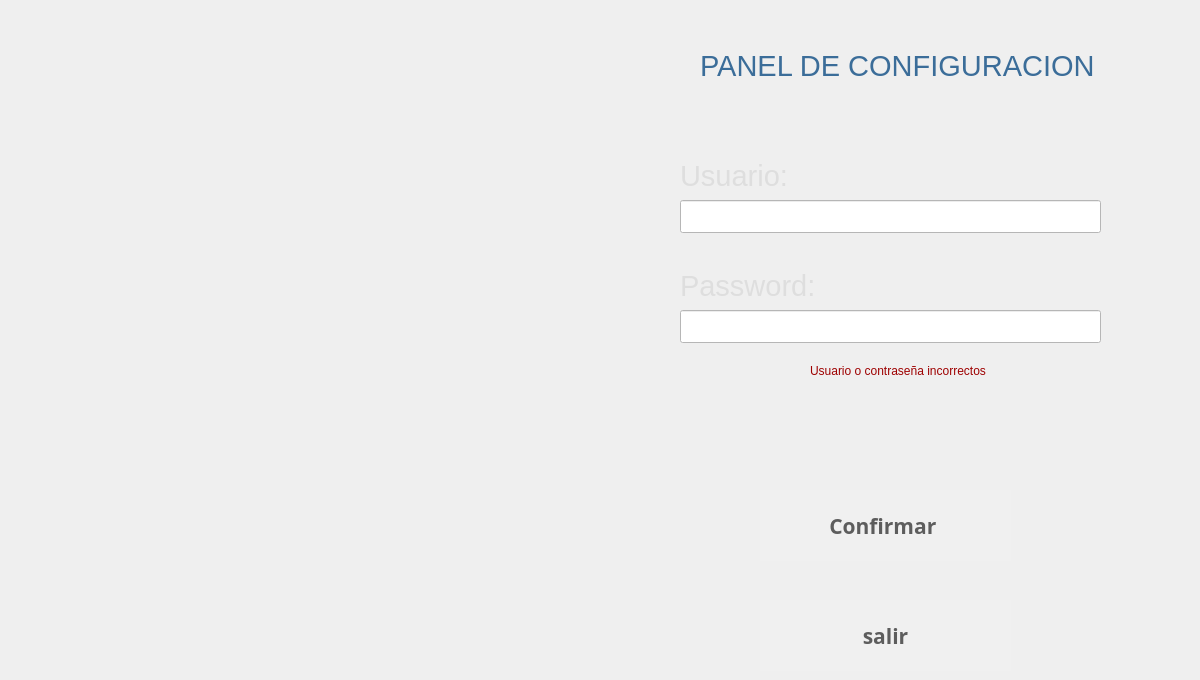
   <widget class="QWidget" name="page_19">
    <widget class="QPushButton" name="bentrar">
     <property name="geometry">
      <rect>
       <x>760</x>
       <y>490</y>
       <width>251</width>
       <height>71</height>
      </rect>
     </property>
     <property name="font">
      <font>
       <family>Ubuntu Mono</family>
       <pointsize>16</pointsize>
       <weight>75</weight>
       <italic>false</italic>
       <bold>true</bold>
       <underline>false</underline>
      </font>
     </property>
     <property name="toolTip">
      <string>Ayuda</string>
     </property>
     <property name="whatsThis">
      <string extracomment="help"/>
     </property>
     <property name="styleSheet">
      <string notr="true">background-color:rgb(240, 240, 240);
color:rgb(93, 93, 93);
border-radius:80%</string>
     </property>
     <property name="text">
      <string>Confirmar </string>
     </property>
     <property name="icon">
      <iconset>
       <normaloff>../../../../../cajsSATELITE/eum/app/cajeroF/iconos/fl.png</normaloff>../../../../../cajsSATELITE/eum/app/cajeroF/iconos/fl.png</iconset>
     </property>
     <property name="iconSize">
      <size>
       <width>40</width>
       <height>40</height>
      </size>
     </property>
     <property name="toolTipDuration" stdset="0">
      <number>3</number>
     </property>
    </widget>
    <widget class="QPushButton" name="bsalirLogin">
     <property name="geometry">
      <rect>
       <x>760</x>
       <y>600</y>
       <width>251</width>
       <height>71</height>
      </rect>
     </property>
     <property name="font">
      <font>
       <family>Ubuntu Mono</family>
       <pointsize>16</pointsize>
       <weight>75</weight>
       <italic>false</italic>
       <bold>true</bold>
       <underline>false</underline>
      </font>
     </property>
     <property name="toolTip">
      <string>Ayuda</string>
     </property>
     <property name="whatsThis">
      <string extracomment="help"/>
     </property>
     <property name="styleSheet">
      <string notr="true">background-color:rgb(240, 240, 240);
color:rgb(93, 93, 93);
border-radius:80%</string>
     </property>
     <property name="text">
      <string>salir</string>
     </property>
     <property name="icon">
      <iconset>
       <normaloff>../../../../../cajsSATELITE/eum/app/cajeroF/iconos/fb5.png</normaloff>../../../../../cajsSATELITE/eum/app/cajeroF/iconos/fb5.png</iconset>
     </property>
     <property name="iconSize">
      <size>
       <width>40</width>
       <height>40</height>
      </size>
     </property>
     <property name="toolTipDuration" stdset="0">
      <number>3</number>
     </property>
    </widget>
    <widget class="QLabel" name="ltime_48">
     <property name="geometry">
      <rect>
       <x>680</x>
       <y>160</y>
       <width>381</width>
       <height>31</height>
      </rect>
     </property>
     <property name="font">
      <font>
       <family>Segoe UI</family>
       <pointsize>22</pointsize>
       <weight>50</weight>
       <italic>false</italic>
       <bold>false</bold>
      </font>
     </property>
     <property name="styleSheet">
      <string notr="true">background-color:transparent;
color:rgb(222, 222, 222);
</string>
     </property>
     <property name="text">
      <string>Usuario:</string>
     </property>
    </widget>
    <widget class="QLineEdit" name="lusu">
     <property name="geometry">
      <rect>
       <x>680</x>
       <y>200</y>
       <width>421</width>
       <height>33</height>
      </rect>
     </property>
     <property name="styleSheet">
      <string notr="true">background-color:white;
color:black;</string>
     </property>
    </widget>
    <widget class="QLabel" name="ltime_49">
     <property name="geometry">
      <rect>
       <x>680</x>
       <y>270</y>
       <width>391</width>
       <height>31</height>
      </rect>
     </property>
     <property name="font">
      <font>
       <family>Segoe UI</family>
       <pointsize>22</pointsize>
       <weight>50</weight>
       <italic>false</italic>
       <bold>false</bold>
      </font>
     </property>
     <property name="styleSheet">
      <string notr="true">background-color:transparent;
color:rgb(222, 222, 222);
</string>
     </property>
     <property name="text">
      <string>Password:</string>
     </property>
    </widget>
    <widget class="QLineEdit" name="lcont">
     <property name="geometry">
      <rect>
       <x>680</x>
       <y>310</y>
       <width>421</width>
       <height>33</height>
      </rect>
     </property>
     <property name="styleSheet">
      <string notr="true">background-color:white;
color:black;</string>
     </property>
     <property name="echoMode">
      <enum>QLineEdit::Password</enum>
     </property>
    </widget>
    <widget class="QLabel" name="lerror1">
     <property name="enabled">
      <bool>true</bool>
     </property>
     <property name="geometry">
      <rect>
       <x>810</x>
       <y>360</y>
       <width>321</width>
       <height>21</height>
      </rect>
     </property>
     <property name="styleSheet">
      <string notr="true">color:rgb(158, 1, 1)
</string>
     </property>
     <property name="text">
      <string>Usuario o contraseña incorrectos</string>
     </property>
    </widget>
    <widget class="QLabel" name="ltime_50">
     <property name="geometry">
      <rect>
       <x>700</x>
       <y>50</y>
       <width>491</width>
       <height>31</height>
      </rect>
     </property>
     <property name="font">
      <font>
       <family>Segoe UI</family>
       <pointsize>22</pointsize>
       <weight>50</weight>
       <italic>false</italic>
       <bold>false</bold>
      </font>
     </property>
     <property name="styleSheet">
      <string notr="true">background-color:transparent;
color:rgb(59, 109, 153);

</string>
     </property>
     <property name="text">
      <string>PANEL DE CONFIGURACION</string>
     </property>
    </widget>
   </widget>
